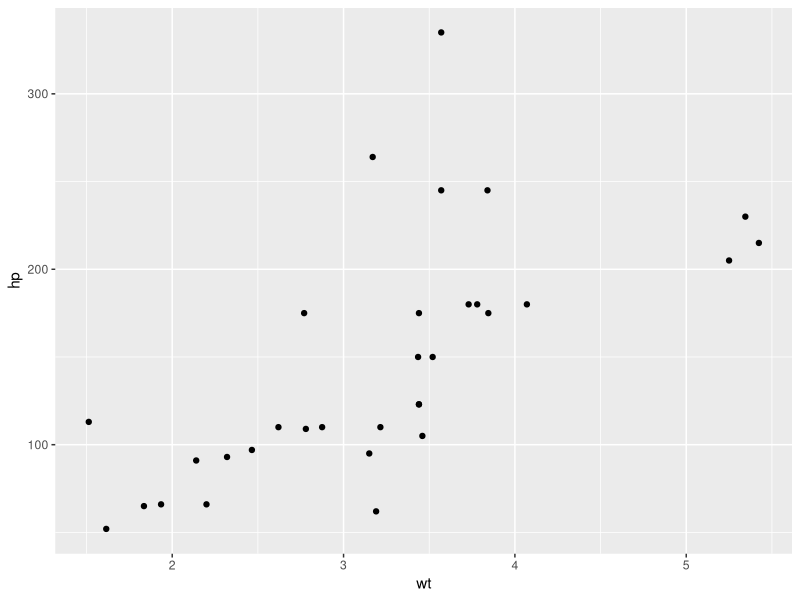
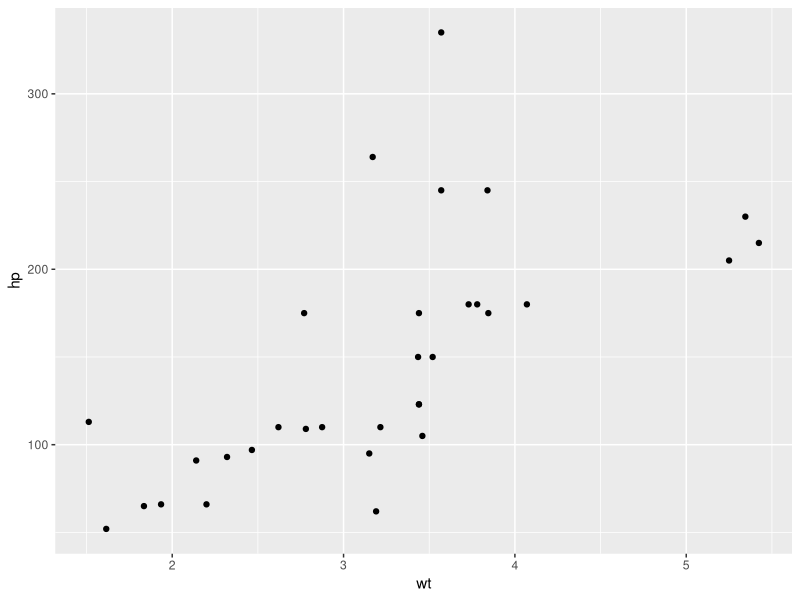

Reproduce these figures in R, in order.
## ---- chunk 1
knitr::opts_chunk$set(echo = TRUE, message = FALSE, warning = FALSE)
library(ggplot2)
## ---- chunk 2
###Chapter 1 Conditionals And Control Flow

###Equality
# Comparison of logicals
TRUE == FALSE

# Comparison of numerics
-6 * 14 != 17 - 101

# Comparison of character strings
"useR" == "user"

# Compare a logical with a numeric
TRUE == 1

###Greater And Less Than
# Comparison of numerics
-6*5+2 >= -10+1

# Comparison of character strings
"raining" <= "raining dogs"

# Comparison of logicals
TRUE > FALSE

###Compare Vectors
# The linkedin and facebook vectors have already been created for you
linkedin <- c(16, 9, 13, 5, 2, 17, 14)
facebook <- c(17, 7, 5, 16, 8, 13, 14)

# Popular days
linkedin > 15

# Quiet days
linkedin <= 5

# LinkedIn more popular than Facebook
linkedin > facebook

###Compare Matrices
# The social data has been created for you
linkedin <- c(16, 9, 13, 5, 2, 17, 14)
facebook <- c(17, 7, 5, 16, 8, 13, 14)
views <- matrix(c(linkedin, facebook), nrow = 2, byrow = TRUE)

# When does views equal 13?
views == 13

# When is views less than or equal to 14?
views <= 14

# How often does facebook equal or exceed linkedin times two?
sum(facebook >= linkedin * 2)

###& And |
# The linkedin and last variable are already defined for you
linkedin <- c(16, 9, 13, 5, 2, 17, 14)
last <- tail(linkedin, 1)

# Is last under 5 or above 10?
last<5 | last>10

# Is last between 15 (exclusive) and 20 (inclusive)?
last>15 & last<=20

# Is last between 0 and 5 or between 10 and 15?
(last > 0 & last < 5) | (last > 10 & last < 15)

###& And | (2)
# The social data (linkedin, facebook, views) has been created for you

# linkedin exceeds 10 but facebook below 10
linkedin>10 & facebook<10

# When were one or both visited at least 12 times?
linkedin>=12 | facebook>=12

# When is views between 11 (exclusive) and 14 (inclusive)?
views>11 & views<=14

###Reverse The Result: !
x <- 5
y <- 7
!(!(x < 4) & !!!(y > 12))

###Blend It All Together
# li_df is pre-loaded in Data Camp's workspace
li_df <- read.table(file = "li_df.txt", header = TRUE)

# Select the second column, named day2, from li_df: second
second <- li_df$day2

# Build a logical vector, TRUE if value in second is extreme: extremes
extremes <- second > 25 | second < 5

# Count the number of TRUEs in extremes
sum(extremes)

# Solve it with a one-liner
sum(li_df$day2 > 25 | li_df$day2 < 5)

###The If Statement
# Variables related to your last day of recordings
medium <- "LinkedIn"
num_views <- 14

# Examine the if statement for medium
if (medium == "LinkedIn") {
  print("Showing LinkedIn information")
}

# Write the if statement for num_views
if (num_views>15) {
  print("You're popular!")
}

###Add An Else
# Variables related to your last day of recordings
medium <- "LinkedIn"
num_views <- 14

# Control structure for medium
if (medium == "LinkedIn") {
  print("Showing LinkedIn information")
} else {
  print("Unknown medium")
}

# Control structure for num_views
if (num_views > 15) {
  print("You're popular!")
} else {
  print("Try to be more visible!")
}

###Customize Further: Else If
# Variables related to your last day of recordings
medium <- "LinkedIn"
num_views <- 14

# Control structure for medium
if (medium == "LinkedIn") {
  print("Showing LinkedIn information")
} else if (medium == "Facebook") {
  print("Showing Facebook information")
} else {
  print("Unknown medium")
}

# Control structure for num_views
if (num_views > 15) {
  print("You're popular!")
} else if (num_views <= 15 & num_views > 10) {
  print("Your number of views is average")
} else {
  print("Try to be more visible!")
}

###Else If 2.0
#1.
number <- 6
#2.
number <- 100
#3.
number <- 4
#4.
number <- 2500
if (number < 10) {
  if (number < 5) {
    result <- "extra small"
  } else {
    result <- "small"
  }
} else if (number < 100) {
  result <- "medium"
} else {
  result <- "large"
}
print(result)

###Take Control!
# Variables related to your last day of recordings
li <- 15
fb <- 9

# Code the control-flow construct
if (li >= 15 & fb >= 15) {
  sms <- 2 * (li + fb)
} else if (li < 10 & fb < 10) {
  sms <- 0.5 * (li + fb)
} else {
  sms <- li + fb
}

# Print the resulting sms to the console
print(sms)

## ---- chunk 3
###Chapter 2 Loops

###Write A While Loop
# Initialize the speed variable
speed <- 64

# Code the while loop
while (speed>30) {
  print("Slow down!")
  speed <- speed - 7
}

# Print out the speed variable
speed

###Throw In More Conditionals
# Initialize the speed variable
speed <- 64

# Extend/adapt the while loop
while (speed > 30) {
  print(paste("Your speed is",speed))
  if (speed > 48) {
    print("Slow down big time!")
    speed <- speed - 11
  } else {
    print("Slow down!")
    speed <- speed - 6
  }
}

###Stop The While Loop: Break
# Initialize the speed variable
speed <- 88

while (speed > 30) {
  print(paste("Your speed is",speed))
  
  # Break the while loop when speed exceeds 80
  if (speed > 80)
    break
  
  if (speed > 48) {
    print("Slow down big time!")
    speed <- speed - 11
  } else {
    print("Slow down!")
    speed <- speed - 6
  }
}

###Build A While Loop From Scratch
# Initialize i as 1 
i <- 1

# Code the while loop
while (i <= 10) {
  print(i * 3)
  if ( (i * 3) %% 8 == 0) {
    break
  }
  i <- i + 1
}

###Loop Over A Vector
# The linkedin vector has already been defined for you
linkedin <- c(16, 9, 13, 5, 2, 17, 14)

# Loop version 1
for (p in linkedin) {
  print(p)
}

# Loop version 2
for (i in 1:length(linkedin)) {
  print(linkedin[i])
}

###Loop Over A List
# The nyc list is already specified
nyc <- list(pop = 8405837, 
            boroughs = c("Manhattan", "Bronx", "Brooklyn", "Queens", "Staten Island"), 
            capital = FALSE)

# Loop version 1
for (info in nyc) {
  print(info)
}

# Loop version 2
for (i in 1:length(nyc)) {
  print(nyc[[i]])
}

###Loop Over A Matrix
# The tic-tac-toe matrix has already been defined for you
ttt <- matrix(c("O", NA, "X", NA, "O", NA, "X", "O", "X"), nrow = 3, ncol = 3)

# define the double for loop
for (i in 1:nrow(ttt)) {
  for (j in 1:ncol(ttt)) {
    print(paste("On row", i, "and column", j, "the board contains", ttt[i,j]))
  }
}

###Mix It Up With Control Flow
# The linkedin vector has already been defined for you
linkedin <- c(16, 9, 13, 5, 2, 17, 14)

# Code the for loop with conditionals
for (li in linkedin) {
  if (li > 10) {
    print("You're popular!")
  } else {
    print("Be more visible!")
  }
  print(li)
}

###Next, You Break It
# The linkedin vector has already been defined for you
linkedin <- c(16, 9, 13, 5, 2, 17, 14)

# Adapt/extend the for loop
for (li in linkedin) {
  if (li > 10) {
    print("You're popular!")
  } else {
    print("Be more visible!")
  }
  
  # Add code to conditionally break iteration
  if (li > 16) {
    print("This is ridiculous, I'm outta here!")
    break
  }
  
  # Add code to conditionally skip iteration
  if (li < 5) {
    print("This is too embarrassing!")
    next
  }
  
  print(li)
}

###Build A For Loop From Scratch
# Pre-defined variables
rquote <- "r's internals are irrefutably intriguing"
chars <- strsplit(rquote, split = "")[[1]]

# Initialize rcount
rcount <- 0

# Finish the for loop
for (char in chars) {
  if (char == "r") {
    rcount <- rcount + 1
  }
  if (char == "u") {
    break
  }
}

# Print out rcount
rcount
## ---- chunk 4
###Chapter 3 Functions

###Function Documentation
# Consult the documentation on the mean() function
help(mean)

# Inspect the arguments of the mean() function
args(mean)

###Use A Function
# The linkedin and facebook vectors have already been created for you
linkedin <- c(16, 9, 13, 5, 2, 17, 14)
facebook <- c(17, 7, 5, 16, 8, 13, 14)

# Calculate average number of views
avg_li = mean(linkedin)
avg_fb = mean(facebook)

# Inspect avg_li and avg_fb
avg_li
avg_fb

# Calculate the mean of linkedin minus facebook
mean(linkedin - facebook)

###Use A Function (2)
# The linkedin and facebook vectors have already been created for you
linkedin <- c(16, 9, 13, 5, 2, 17, 14)
facebook <- c(17, 7, 5, 16, 8, 13, 14)

# Calculate the mean of the sum
avg_sum = mean(linkedin + facebook)

# Calculate the trimmed mean of the sum
avg_sum_trimmed = mean(linkedin + facebook, trim = 0.2)

# Inspect both new variables
avg_sum
avg_sum_trimmed

###Use A Function (3)
# The linkedin and facebook vectors have already been created for you
linkedin <- c(16, 9, 13, 5, NA, 17, 14)
facebook <- c(17, NA, 5, 16, 8, 13, 14)

# Basic average of linkedin
mean(linkedin)

# Advanced average of linkedin
mean(linkedin, na.rm = TRUE)

###Functions Inside Functions
# The linkedin and facebook vectors have already been created for you
linkedin <- c(16, 9, 13, 5, NA, 17, 14)
facebook <- c(17, 6, 5, 16, 8, 13, 14)

# Calculate the mean absolute deviation
mean(abs(linkedin - facebook), na.rm = TRUE)

###Write Your Own Function
# Create a function pow_two()
pow_two <- function(x) {
  x ^ 2
}

# Use the function 
pow_two(12)

# Create a function sum_abs()
sum_abs <- function(x, y) {
  abs(x) + abs(y)
}

# Use the function
sum_abs(-2, 3)

###Write Your Own Function (2)
# Define the function hello()
hello <- function() {
  print("Hi there!")
  TRUE
}

# Call the function hello()
hello()

# Define the function my_filter()
my_filter <- function(x) {
  if (x > 0) {
    return(x)
  } else {
    return(NULL)
  }
}

# Call the function my_filter() twice
my_filter(5)
my_filter(-5)

###Write Your Own Function (3)
# Extend the pow_two() function
pow_two <- function(x, print_info = TRUE) {
  y <- x ^ 2
  if (print_info) {
    print(paste(x, "to the power two equals", y))
  }
  return(y)
}

###Function Scoping
two_dice <- function() {
  possibilities <- 1:6
  dice1 <- sample(possibilities, size = 1)
  dice2 <- sample(possibilities, size = 1)
  dice1 + dice2
}

###R Passes Arguments By Value
increment <- function(x, inc = 1) {
  x <- x + inc
  x
}
count <- 5
a <- increment(count, 2)
b <- increment(count)
count <- increment(count, 2)

###R You Functional?
# The linkedin and facebook vectors have already been created for you

# Define the interpret function
interpret <- function(num_views) {
  if (num_views > 15) {
    print("You're popular!")
    return(num_views)
  } else {
    print("Try to be more visible!")
    return(0)
  }
}

# Call the interpret function twice
interpret(linkedin[1])
interpret(facebook[2])

###R You Functional? (2)
# The linkedin and facebook vectors have already been created for you
linkedin <- c(16, 9, 13, 5, 2, 17, 14)
facebook <- c(17, 7, 5, 16, 8, 13, 14)

# The interpret() can be used inside interpret_all()
interpret <- function(num_views) {
  if (num_views > 15) {
    print("You're popular!")
    return(num_views)
  } else {
    print("Try to be more visible!")
    return(0)
  }
}

# Define the interpret_all() function
interpret_all <- function(views, return_sum = TRUE) {
  count <- 0
  for (v in views) {
    count <- count + interpret(v)
  }
  if (return_sum) {
    return(count)
  } else {
    return(NULL)
  }
}

# Call the interpret_all() function on both linkedin and facebook
interpret_all(linkedin)
interpret_all(facebook)

###Load An R Package
# The mtcars vectors have already been prepared for you
wt <- mtcars$wt
hp <- mtcars$hp

# Request the currently attached packages
search()

# Try the qplot() function with wt and hp
qplot(wt, hp)

# Load the ggplot2 package
library("ggplot2")

# Retry the qplot() function
qplot(wt, hp)

# Check out the currently attached packages again
search()

## ---- chunk 5
###Chapter 4 The Apply Family

###Use lapply With A Built-In R Function
# The vector pioneers has already been created for you
pioneers <- c("GAUSS:1777", "BAYES:1702", "PASCAL:1623", "PEARSON:1857")

# Split names from birth year: split_math
split_math <- strsplit(pioneers, split = ":")

# Convert to lowercase strings: split_low
split_low <- lapply(split_math, tolower)

# Take a look at the structure of split_low
str(split_low)

###Use lapply With Your Own Function
# Code from previous exercise:
pioneers <- c("GAUSS:1777", "BAYES:1702", "PASCAL:1623", "PEARSON:1857")
split <- strsplit(pioneers, split = ":")
split_low <- lapply(split, tolower)

# Write function select_first()
select_first <- function(x) {
  x[1]
}

# Apply select_first() over split_low: names
names <- lapply(split_low, select_first)

# Write function select_second()
select_second <- function(x) {
  x[2]
}

###lapply And Anonymous Functions
# Definition of split_low
pioneers <- c("GAUSS:1777", "BAYES:1702", "PASCAL:1623", "PEARSON:1857")
split <- strsplit(pioneers, split = ":")
split_low <- lapply(split, tolower)

names <- lapply(split_low, function(x) { x[1] })

years <- lapply(split_low, function(x) { x[2] })

###Use lapply With Additional Arguments
# Definition of split_low
pioneers <- c("GAUSS:1777", "BAYES:1702", "PASCAL:1623", "PEARSON:1857")
split <- strsplit(pioneers, split = ":")
split_low <- lapply(split, tolower)

# Replace the select_*() functions by a single function: select_el
select_el <- function(x, index) {
  x[index]
}

# Call the select_el() function twice on split_low: names and years
names <- lapply(split_low, select_el, index = 1)
years <- lapply(split_low, select_el, index = 2)

###Apply Functions That Return NULL
lapply(split_low, function(x) {
  if (nchar(x[1]) > 5) {
    return(NULL)
  } else {
    return(x[2])
  }
})

###How To Use sapply
# temp has already been defined in Data Camp's workspace
temp <- list(c(3, 7, 9, 6, -1), c(6, 9, 12, 13, 5), c(4, 8, 3, -1, -3), c(1, 4, 7, 2, -2), 
             c(5, 7, 9, 4, 2), c(-3, 5, 8, 9, 4), c(3, 6, 9, 4, 1))
# Use lapply() to find each day's minimum temperature
lapply(temp, min)

# Use sapply() to find each day's minimum temperature
sapply(temp, min)

# Use lapply() to find each day's maximum temperature
lapply(temp, max)

# Use sapply() to find each day's maximum temperature
sapply(temp, max)

###sapply With Your Own Function
# temp is already defined in the workspace

# Define a function calculates the average of the min and max of a vector: extremes_avg
extremes_avg <- function(x) {
  (min(x) + max(x))/2
}

# Apply extremes_avg() over temp using sapply()
sapply(temp, extremes_avg)

# Apply extremes_avg() over temp using lapply()
lapply(temp, extremes_avg)

###sapply With Function Returning Vector
# temp is already available in the workspace

# Create a function that returns min and max of a vector: extremes
extremes <- function(x) {
  c(min = min(x), max = max(x))
}

# Apply extremes() over temp with sapply()
sapply(temp, extremes)

# Apply extremes() over temp with lapply()
lapply(temp, extremes)

###sapply Can't Simplify, Now What?
# temp is already prepared for you in the workspace

# Create a function that returns all values below zero: below_zero
below_zero <- function(x) {
  return(x[x < 0])
}

# Apply below_zero over temp using sapply(): freezing_s
freezing_s <- sapply(temp, below_zero)

# Apply below_zero over temp using lapply(): freezing_l
freezing_l <- lapply(temp, below_zero)

# Compare freezing_s to freezing_l using identical()
identical(freezing_s, freezing_l)

###sapply With Functions That Return NULL
# temp is already available in the workspace

# Write a function that 'cat()s' out the average temperatures: print_info
print_info <- function(x) {
  cat("The average temperature is", mean(x), "\n")
}

# Apply print_info() over temp using lapply()
sapply(temp, print_info)

# Apply print_info() over temp using sapply()
lapply(temp, print_info)

###Reverse Engineering sapply
sapply(list(runif (10), runif (10)), 
       function(x) c(min = min(x), mean = mean(x), max = max(x)))

###Use vapply
# temp is already available in the workspace

# Code the basics() function
basics <- function(x) {
  c(min = min(x), mean = mean(x), max = max(x))
}

# Apply basics() over temp using vapply()
vapply(temp, basics, numeric(3))

###Use vapply (2)
# temp is already available in the workspace

# Definition of the basics() function
basics <- function(x) {
  c(min = min(x), mean = mean(x), median = median(x), max = max(x))
}

# Fix the error:
vapply(temp, basics, numeric(4))

###From sapply To vapply
# temp is already defined in the workspace

# Convert to vapply() expression
vapply(temp, max, numeric(1))

# Convert to vapply() expression
vapply(temp, function(x, y) { mean(x) > y }, logical(1), y = 5)

# Definition of get_info (don't change)
get_info <- function(x, y) { 
  if (mean(x) > y) {
    return("Not too cold!")
  } else {
    return("Pretty cold!")
  }
}

# Convert to vapply() expression
vapply(temp, get_info, character(1), y = 5)

## ---- chunk 6
###Chapter 5 Utilities

###Mathematical Utilities
# The errors vector has already been defined for you
errors <- c(1.9,-2.6,4.0,-9.5,-3.4,7.3)

# Sum of absolute rounded values of errors
sum(round(abs(errors)))

###Find The Error
# Don't edit these two lines
vec1 <- c(1.5,2.5,8.4,3.7,6.3)
vec2 <- rev(vec1)

# Fix the error
mean(c(abs(vec1), abs(vec2)))

###Data Utilities
# The linkedin and facebook vectors have already been created for you
linkedin <- list(16, 9, 13, 5, 2, 17, 14)
facebook <- list(17, 7, 5, 16, 8, 13, 14)

# Convert linkedin and facebook to a vector: li_vec and fb_vec
li_vec <- unlist(linkedin)
fb_vec <- unlist(facebook)

# Append fb_vec to li_vec: social_vec
social_vec <- append(li_vec, fb_vec)

# Sort social_vec
sort(social_vec, decreasing = TRUE)

###Find The Error (2)
# Fix me
round(sum(unlist(list(1.1,3,5))))

# Fix me
rep(seq(1, 7, by = 2), times = 7)

###Beat Gauss Using R
# Create first sequence: seq1
seq1 <- seq(1, 500, by = 3)

# Create second sequence: seq2
seq2 <- seq(1200, 900, by = -7)

# Calculate total sum of the sequences
sum(seq1) + sum(seq2)

###grepl & grep
# The emails vector has already been defined for you
emails <- c("john.doe@ivyleague.edu", "education@world.gov", "dalai.lama@peace.org", 
            "invalid.edu", "quant@bigdatacollege.edu", "cookie.monster@sesame.tv")

# Use grepl() to match for "edu"
grepl("edu", emails)

# Use grep() to match for "edu", save result to hits
hits <- grep("edu", emails)

# Subset emails using hits
emails[hits]

###grepl & grep (2)
# The emails vector has already been defined for you
emails <- c("john.doe@ivyleague.edu", "education@world.gov", "dalai.lama@peace.org", 
            "invalid.edu", "quant@bigdatacollege.edu", "cookie.monster@sesame.tv")

# Use grepl() to match for .edu addresses more robustly
grepl("@.*\\.edu$", emails)

# Use grep() to match for .edu addresses more robustly, save result to hits
hits <- grep("@.*\\.edu$", emails)

# Subset emails using hits
emails[hits]

###sub & gsub
# The emails vector has already been defined for you
emails <- c("john.doe@ivyleague.edu", "education@world.gov", "global@peace.org",
            "invalid.edu", "quant@bigdatacollege.edu", "cookie.monster@sesame.tv")

# Use sub() to convert the email domains to datacamp.edu
sub("@.*\\.edu$", "@datacamp.edu", emails)

###sub & gsub (2)
awards <- c("Won 1 Oscar.",
            "Won 1 Oscar. Another 9 wins & 24 nominations.",
            "1 win and 2 nominations.",
            "2 wins & 3 nominations.",
            "Nominated for 2 Golden Globes. 1 more win & 2 nominations.",
            "4 wins & 1 nomination.")

sub(".*\\s([0-9]+)\\snomination.*$", "\\1", awards)

###Right Here, Right Now
# Get the current date: today
today <- Sys.Date()

# See what today looks like under the hood
unclass(today)

# Get the current time: now
now <- Sys.time()

# See what now looks like under the hood
unclass(now)

###Create And Format Dates
# Definition of character strings representing dates
str1 <- "May 23, '96"
str2 <- "2012-03-15"
str3 <- "30/January/2006"

# Convert the strings to dates: date1, date2, date3
date1 <- as.Date(str1, format = "%b %d, '%y")
date2 <- as.Date(str2)
date3 <- as.Date(str3, format = "%d/%B/%Y")

# Convert dates to formatted strings
format(date1, "%A")
format(date2, "%d")
format(date3, "%b %Y")

###Create And Format Times
# Definition of character strings representing times
str1 <- "May 23, '96 hours:23 minutes:01 seconds:45"
str2 <- "2012-3-12 14:23:08"

# Convert the strings to POSIXct objects: time1, time2
time1 <- as.POSIXct(str1, format = "%B %d, '%y hours:%H minutes:%M seconds:%S")
time2 <- as.POSIXct(str2)

# Convert times to formatted strings
format(time1, "%M")
format(time2, "%I:%M %p")

###Calculations With Dates
# day1, day2, day3, day4 and day5 are available in Data Camp's workspace

# Constructing day1, day2, day3, day4 and day5 vectors
day1 <- as.Date("2016-11-21")
day2 <- as.Date("2016-11-16")
day3 <- as.Date("2016-11-27")
day4 <- as.Date("2016-11-14")
day5 <- as.Date("2016-12-02")

# Difference between last and first pizza day
day5 - day1

# Create vector pizza
pizza <- c(day1, day2, day3, day4, day5)

# Create differences between consecutive pizza days: day_diff
day_diff <- diff(pizza)

# Average period between two consecutive pizza days
mean(day_diff)

###Calculations With Times
# login and logout are already defined in the workspace

# Constructing login and logout vectors
login <- as.POSIXct(c("2016-11-18 10:18:04 UTC", 
                      "2016-11-23 09:14:18 UTC", 
                      "2016-11-23 12:21:51 UTC", 
                      "2016-11-23 12:37:24 UTC", 
                      "2016-11-25 21:37:55 UTC"))

logout <- as.POSIXct(c("2016-11-18 10:56:29 UTC", 
                       "2016-11-23 09:14:52 UTC", 
                       "2016-11-23 12:35:48 UTC",
                       "2016-11-23 13:17:22 UTC", 
                       "2016-11-25 22:08:47 UTC"))



# Calculate the difference between login and logout: time_online
time_online <- logout - login

# Inspect the variable time_online
time_online

# Calculate the total time online
sum(time_online)

# Calculate the average time online
mean(time_online)

###Time Is Of The Essence
# Convert astro to vector of Date objects: astro_dates
# Constructing astro and meteo vectors
astro <- c("20-Mar-2015", "25-Jun-2015", "23-Sep-2015", "22-Dec-2015")
names(astro) <- c("spring", "summer", "fall", "winter")

meteo <- c("March 1, 15", "June 1, 15", "September 1, 15", "December 1, 15")
names(meteo) <- c("spring", "summer", "fall", "winter")


# Source: www.timeanddate.com 
astro_dates <- as.Date(astro, format = "%d-%b-%Y")

# Convert meteo to vector of Date objects: meteo_dates
meteo_dates <- as.Date(meteo, format = "%B %d, %y")

# Calculate the maximum absolute difference between astro_dates and meteo_dates
max(abs(meteo_dates - astro_dates))

